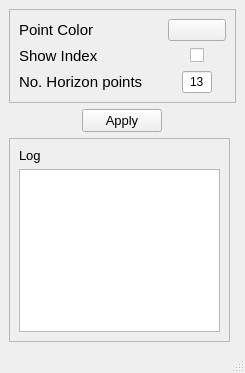
<?xml version="1.0" encoding="UTF-8"?>
<ui version="4.0">
 <class>MainWindow</class>
 <widget class="QMainWindow" name="MainWindow">
  <property name="geometry">
   <rect>
    <x>0</x>
    <y>0</y>
    <width>245</width>
    <height>373</height>
   </rect>
  </property>
  <property name="windowTitle">
   <string>MainWindow</string>
  </property>
  <widget class="QWidget" name="centralwidget">
   <layout class="QGridLayout" name="gridLayout">
    <item row="4" column="1" colspan="2">
     <widget class="QFrame" name="frame">
      <property name="frameShape">
       <enum>QFrame::StyledPanel</enum>
      </property>
      <property name="frameShadow">
       <enum>QFrame::Raised</enum>
      </property>
      <layout class="QGridLayout" name="gridLayout_2">
       <item row="1" column="0">
        <widget class="QLabel" name="label_4">
         <property name="font">
          <font>
           <family>Arial</family>
           <pointsize>11</pointsize>
          </font>
         </property>
         <property name="text">
          <string>Show Index</string>
         </property>
        </widget>
       </item>
       <item row="0" column="0">
        <widget class="QLabel" name="label">
         <property name="font">
          <font>
           <family>Arial</family>
           <pointsize>11</pointsize>
          </font>
         </property>
         <property name="text">
          <string>Point Color</string>
         </property>
        </widget>
       </item>
       <item row="1" column="2" alignment="Qt::AlignHCenter">
        <widget class="QCheckBox" name="checkBox">
         <property name="text">
          <string/>
         </property>
         <property name="checked">
          <bool>false</bool>
         </property>
         <property name="tristate">
          <bool>false</bool>
         </property>
        </widget>
       </item>
       <item row="3" column="0" colspan="2">
        <widget class="QLabel" name="label_5">
         <property name="font">
          <font>
           <family>Arial</family>
           <pointsize>11</pointsize>
          </font>
         </property>
         <property name="text">
          <string>No. Horizon points</string>
         </property>
        </widget>
       </item>
       <item row="3" column="2" alignment="Qt::AlignHCenter">
        <widget class="QLineEdit" name="lineEdit">
         <property name="maximumSize">
          <size>
           <width>30</width>
           <height>16777215</height>
          </size>
         </property>
         <property name="text">
          <string>13</string>
         </property>
         <property name="maxLength">
          <number>32766</number>
         </property>
         <property name="alignment">
          <set>Qt::AlignCenter</set>
         </property>
        </widget>
       </item>
       <item row="0" column="2">
        <widget class="QPushButton" name="colorButton">
         <property name="maximumSize">
          <size>
           <width>108</width>
           <height>16777215</height>
          </size>
         </property>
         <property name="text">
          <string/>
         </property>
        </widget>
       </item>
      </layout>
     </widget>
    </item>
    <item row="5" column="1" colspan="2" alignment="Qt::AlignHCenter">
     <widget class="QPushButton" name="appBtn">
      <property name="font">
       <font>
        <family>Arial</family>
        <pointsize>10</pointsize>
       </font>
      </property>
      <property name="text">
       <string>Apply</string>
      </property>
     </widget>
    </item>
    <item row="6" column="1" alignment="Qt::AlignHCenter|Qt::AlignVCenter">
     <widget class="QFrame" name="frame_2">
      <property name="minimumSize">
       <size>
        <width>0</width>
        <height>150</height>
       </size>
      </property>
      <property name="frameShape">
       <enum>QFrame::StyledPanel</enum>
      </property>
      <property name="frameShadow">
       <enum>QFrame::Raised</enum>
      </property>
      <layout class="QVBoxLayout" name="verticalLayout">
       <item>
        <widget class="QLabel" name="label_3">
         <property name="font">
          <font>
           <family>Arial</family>
           <pointsize>10</pointsize>
          </font>
         </property>
         <property name="text">
          <string>Log</string>
         </property>
        </widget>
       </item>
       <item>
        <widget class="QTextBrowser" name="textBrowser">
         <property name="minimumSize">
          <size>
           <width>0</width>
           <height>100</height>
          </size>
         </property>
         <property name="lineWidth">
          <number>1</number>
         </property>
        </widget>
       </item>
      </layout>
     </widget>
    </item>
   </layout>
  </widget>
  <widget class="QMenuBar" name="menubar">
   <property name="geometry">
    <rect>
     <x>0</x>
     <y>0</y>
     <width>245</width>
     <height>26</height>
    </rect>
   </property>
  </widget>
  <widget class="QStatusBar" name="statusbar"/>
 </widget>
 <resources/>
 <connections/>
</ui>
